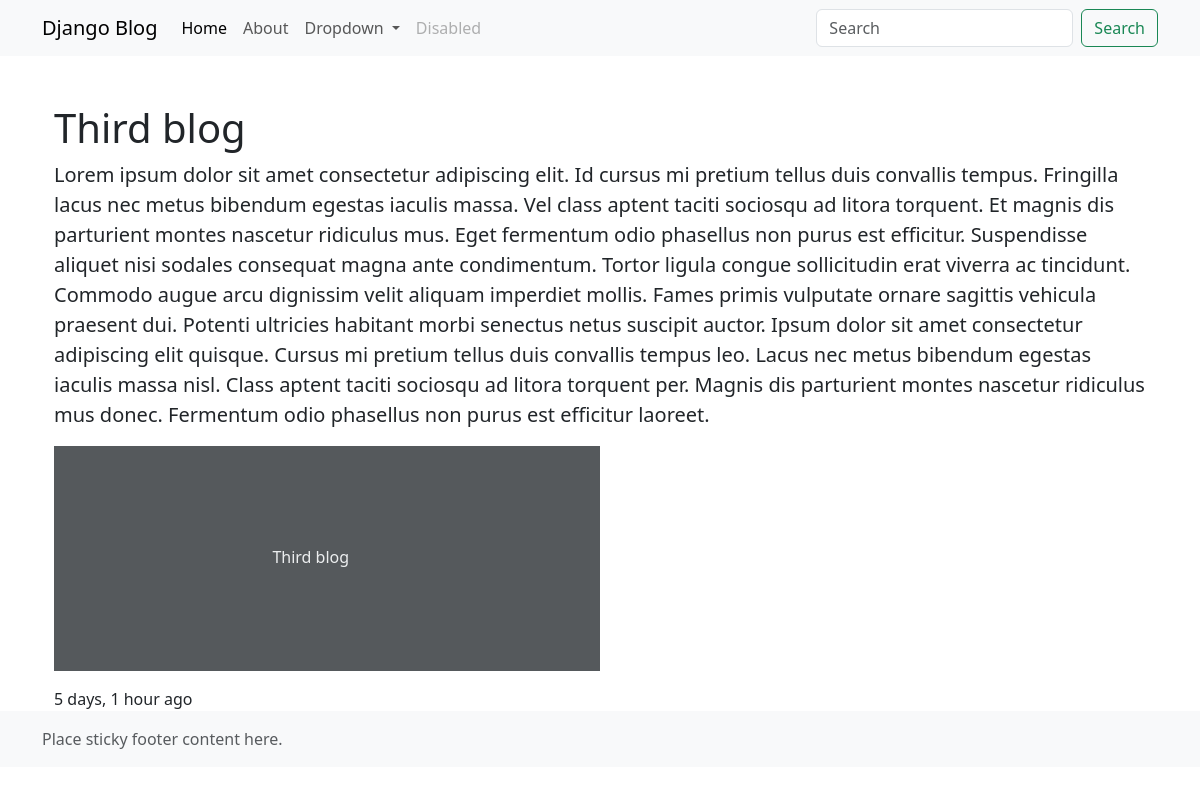
The page /4/view on the database as committed earlier.
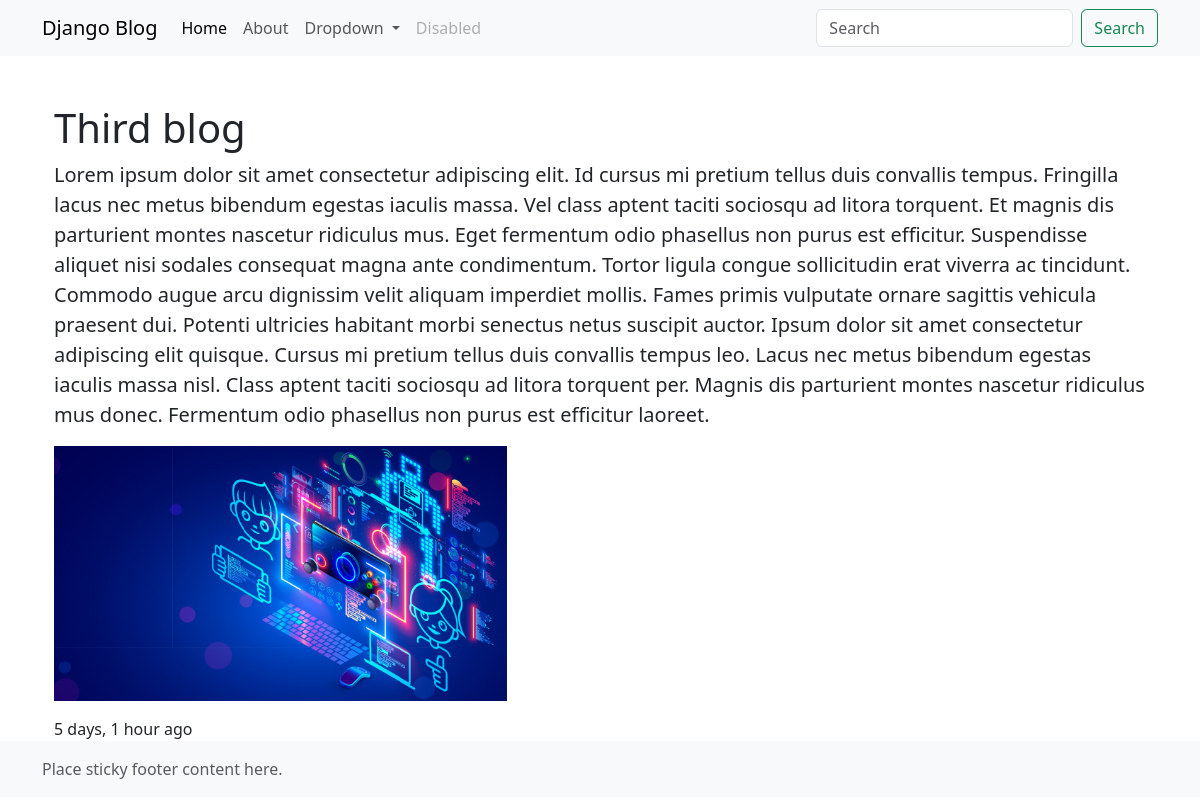
The same page on the database as committed later.
### blog/models.py (models this page shows, shortened)
class Blog(models.Model):
    title = models.CharField(max_length=200)
    content = models.TextField()
    image = models.ImageField(upload_to='blog_images/', blank=True, null=True)
    is_active = models.BooleanField(default=True)
    created_at = models.DateTimeField(auto_now_add=True)
    updated_at = models.DateTimeField(auto_now=True)

### blog/views.py (the view)
# urls.py: path('<int:blog_id>/view', blog_views.detail, name='detail'),
def detail(request, blog_id):
    blog = get_object_or_404(Blog, id=blog_id)
    context = {
        "blog": blog
    }
    return render(request, template_name='blog/detail.html', context=context)

### templates/blog/detail.html (shortened to what this page needs)
{% extends 'blog/base.html' %}
{% block content %}
    <main class="flex-shrink-0">
        <div class="container"><h1 class="mt-5">{{ blog.title }}</h1>
            <p class="lead">{{ blog.content }}</p>
            <p>
                {% if blog.image %}
                    <img class="img-customer" src="{{ blog.image.url }}" alt="rasm">
                {% else %}
                    <svg aria-label="Placeholder: Thumbnail"
                         class="bd-placeholder-img card-img-top w-50"
                         height="225"
                         preserveAspectRatio="xMidYMid slice" role="img"
                         width="100%"
                         xmlns="http://www.w3.org/2000/svg"><title>
                        Placeholder</title>
                        <rect width="100%" height="100%" fill="#55595c"></rect>
                        <text x="40%" y="50%" fill="#eceeef"
                              dy=".3em">{{ blog.title }}</text>
                    </svg>
                {% endif %}
            </p>
            {{ blog.created_at|timesince }} ago
        </div>
    </main>
{% endblock %}

Rows that differ between the two databases and show on the page:
changed Blog "Third blog": image: picture added; image empty → "blog_images/Coding.jpg" (drawn); title "Third blog" → (not shown)
